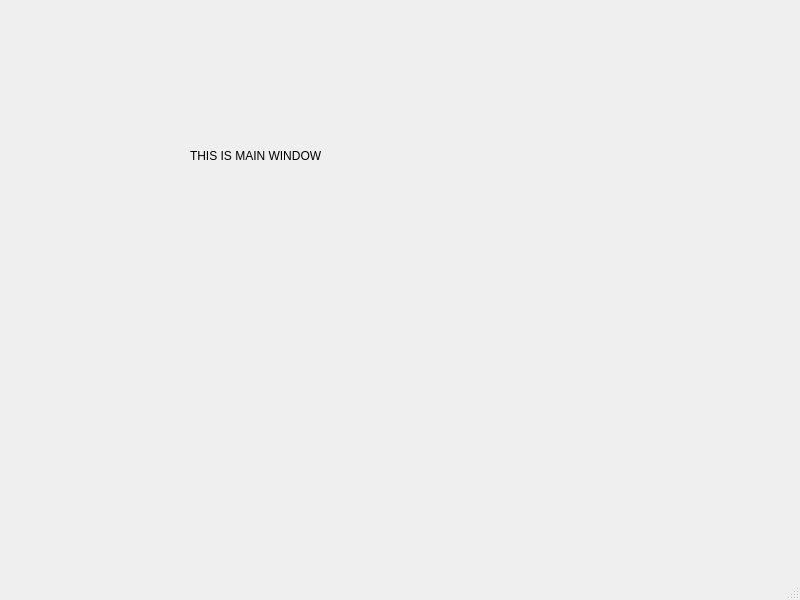
<?xml version="1.0" encoding="UTF-8"?>
<ui version="4.0">
 <class>MainWindow</class>
 <widget class="QMainWindow" name="MainWindow">
  <property name="geometry">
   <rect>
    <x>0</x>
    <y>0</y>
    <width>800</width>
    <height>600</height>
   </rect>
  </property>
  <property name="windowTitle">
   <string>MainWindow</string>
  </property>
  <widget class="QWidget" name="centralwidget">
   <widget class="QLabel" name="label">
    <property name="geometry">
     <rect>
      <x>190</x>
      <y>110</y>
      <width>131</width>
      <height>91</height>
     </rect>
    </property>
    <property name="text">
     <string>THIS IS MAIN WINDOWl</string>
    </property>
   </widget>
  </widget>
  <widget class="QMenuBar" name="menubar">
   <property name="geometry">
    <rect>
     <x>0</x>
     <y>0</y>
     <width>800</width>
     <height>33</height>
    </rect>
   </property>
  </widget>
  <widget class="QStatusBar" name="statusbar"/>
 </widget>
 <resources/>
 <connections/>
</ui>
